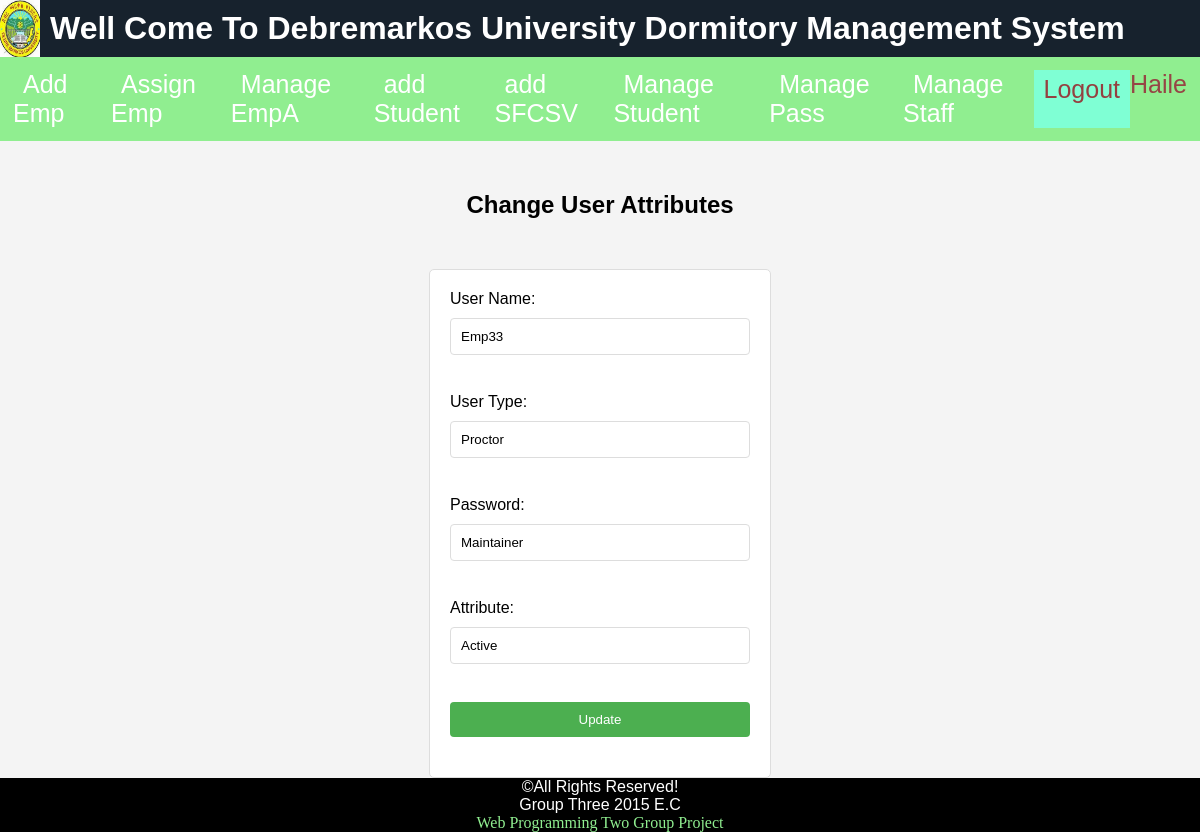
Before: /Admin/changeAcc.php?id=Emp33 (signed in) with the older database file.
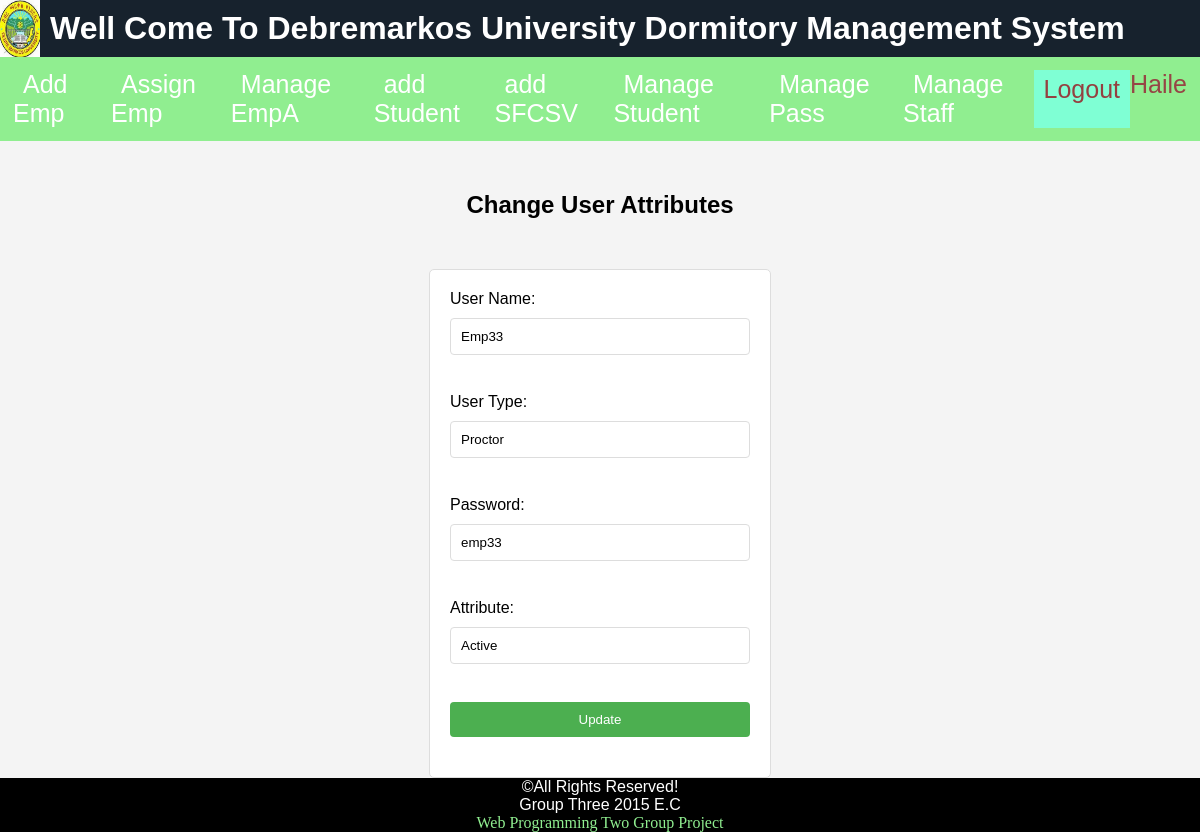
After: the same page with the newer database file.
### tables this page shows
CREATE TABLE `accounts` (
  `UserName` varchar(10) NOT NULL,
  `U_Type` varchar(20) NOT NULL,
  `Photo` varchar(36) NOT NULL,
  `password` varchar(40) NOT NULL,
  `Status` varchar(10) NOT NULL,
  `OfficeBlockId` int(2) NOT NULL,
  `OfficeRoomNo` int(2) NOT NULL
);

### Admin/changeAcc.php (the view, shortened to what this page needs)
<?php
  include 'header.php';
require("../connect.php");
if (isset($_GET['id'])) {
    $userId = $_GET['id'];
    $query = "SELECT * FROM Accounts WHERE UserName = '$userId'";
    $result = mysqli_query($connect, $query);
    if (mysqli_num_rows($result) > 0) {
        $user = mysqli_fetch_assoc($result);
        ?>
        <!DOCTYPE html>
        <html>
        <head>
        </head>
        <body>
            <h2>Change User Attributes</h2>
            <form method="POST" action="">
                 <label for="newUserName">User Name:</label>
                <input type="text" id="newUserName" name="newUserName" value="<?php echo $user['UserName']; ?>">  <br><br>
                <label for="newUType">User Type:</label>
                <input type="text" id="newUType" name="newUType" value="<?php echo $user['U_Type']; ?>">         <br><br>
                 <label for="newPassword">Password:</label>
                <input type="text" id="newPassword" name="newPassword" value="<?php echo $user['password']; ?>">   <br><br>
                <label for="newAttribute">Attribute:</label>
                <input type="text" id="newAttribute" name="newAttribute" value="<?php echo $user['Status']; ?>">    <br><br>
                <input type="submit" value="Update">
            </form>
        </body>
        </html>
        <?php
    } else {
        echo "User not found.";
    }
} else {
    echo "User ID not provided.";
}
include("../footer.php");
?>

Changed rows visible on the page:
changed accounts "Emp33": newPassword "Maintainer" → "emp33"
